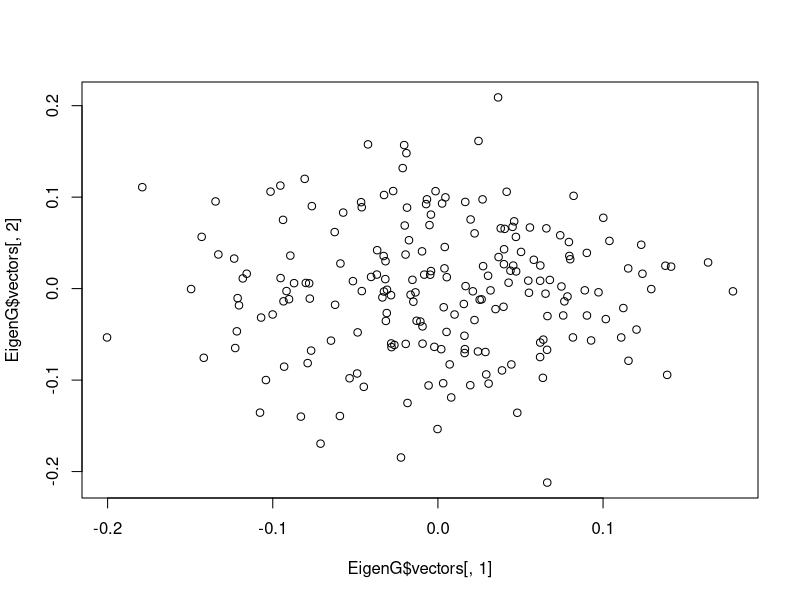

Recreate this plot in R. (Note: a time limit stopped this script after it produced the figure.)
M=100000 #marker
N=200 #sample size
P=runif(M, 0.2, 0.8) # ancestral
G=matrix(0, N, M)
for(i in 1:N) {
  G[i,] = rbinom(M, 2, P)
}
Y = rbinom(N, 1, 0.5)

Gs=apply(G, 2, scale)
GG=Gs %*% t(Gs) / M
EigenG=eigen(GG)
plot(EigenG$vectors[,1], EigenG$vectors[,2])

# get lambda GC
para = matrix(0, M, 2)
for (i in 1:M){
  model = lm(Y~Gs[,i])
  para[i,1]=summary(model)$coefficients[2,3]^2 #p value
  para[i,2]=summary(model)$coefficients[2,4] #p value
}
hist(para[,2])

pcut=c(0.001, 0.01, 0.05, 0.5, 0.95, 1)
layout(matrix(1:6, 3, 2))
for(i in 1:length(pcut)) {
  idx=which(para[,2] < pcut[i])
  Gs1=Gs[, idx]
  GG1=Gs1%*%t(Gs1)/ncol(Gs1)
  eG1=eigen(GG1)
  plot(eG1$vectors[,1], eG1$vectors[,2], col=(Y+1), main=paste("p-cut", pcut[i]))
}
